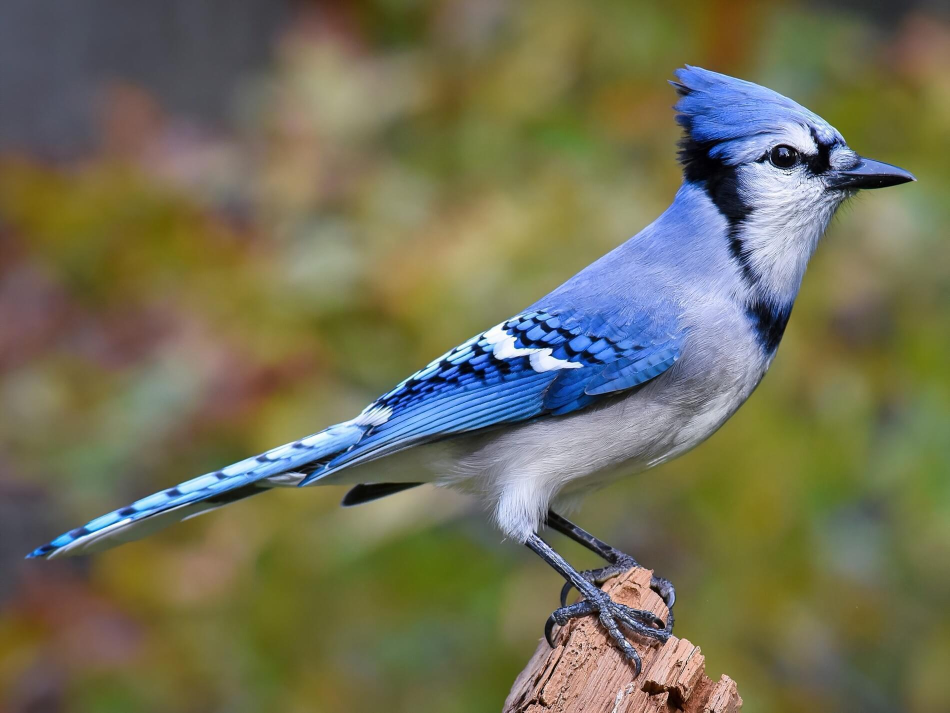
%> input picture Proj 2/rectangle.jpg, 1900 x 1425 px (shown at 1/2 size)
$ octave ImageManipulation_5_1.m   (GNU Octave 9; MATLAB toolbox functions it lacks are replaced by stand-ins)
%> lines starting %> are read from the running program, lines starting %| are printed output that depends on the picture; in (x1, y1, x2, y2) boxes, pixels count from 0 and x2, y2 are one past the last pixel; in counts of white or black regions, pixels touching at a corner belong together; the program's own positions count from 1
%% 5.1.1
% Grayscale

X = imread('rectangle.jpg');
%> X is the input picture: size 1425x1900x3 uint8; mean R, G, B 113.7, 111.6, 86.7
imagesc(X)

X_int = imread('rectangle.jpg');
X_double = double(X_int);
%
% manipulate the image
%

imwrite(uint8(X_double),'rectangle.jpg')
X_gray= X_double(:,:,1)/3.0 + X_double(:,:,2)/3.0 + X_double(:,:,3)/3.0;
imagesc(uint8(X_gray))
colormap('gray')
%% 5.1.2
% Exposure

X_whited = X_gray * 1.5 + 20;
X_whited(X_whited > 255) = 255;
X_whited(X_whited < 0) = 0;

figure;
subplot(1,2,1);
imagesc(X_gray);
colormap('gray');
title('rectangle.jpg');

subplot(1,2,2);
imagesc(X_whited);
colormap('gray');
title('Increased Exposure (rectangle.jpg)');

%% 5.1.3
% Color Change

R = X_double(:,:,1);
G = X_double(:,:,2);
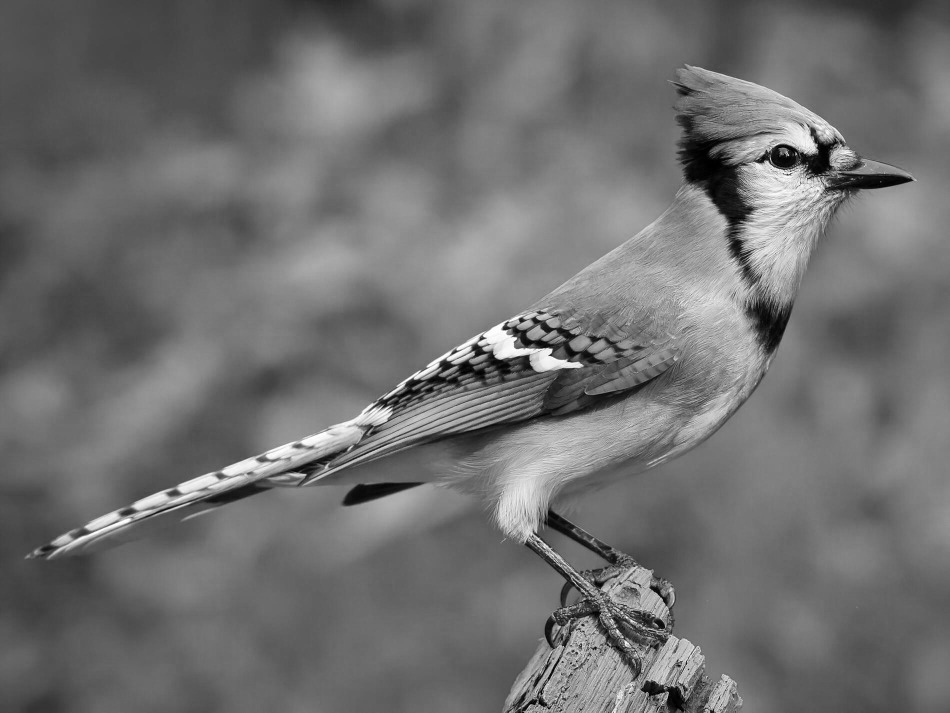
%> G: size 1425x1900 double (shown at 1/2 size); min 0, max 255, mean 111.6
B = X_double(:,:,3);
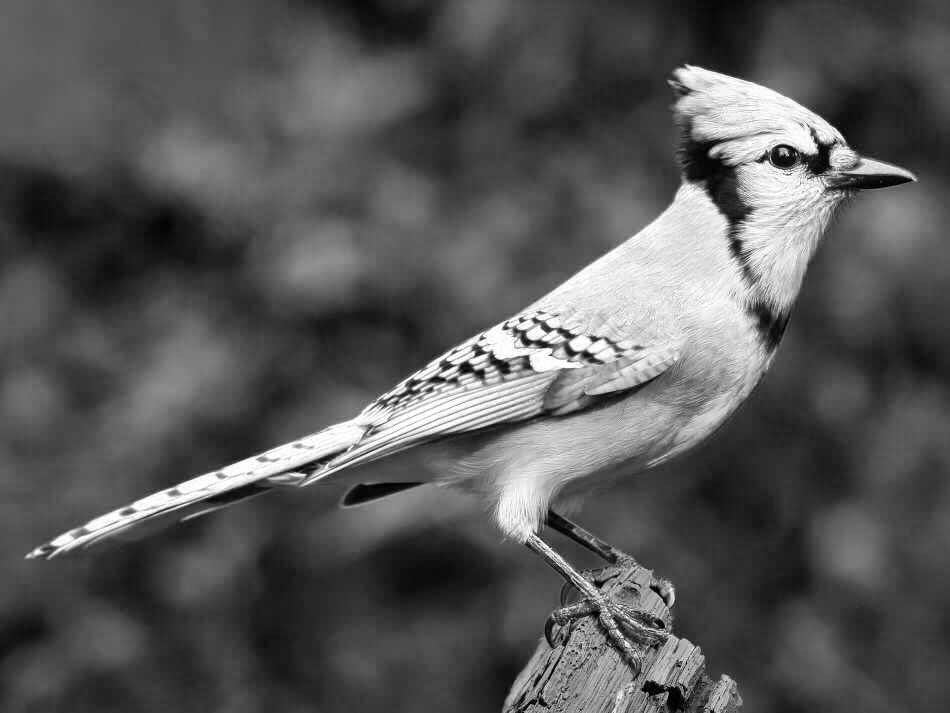
%> B: size 1425x1900 double (shown at 1/2 size); min 0, max 255, mean 86.7

R_new = zeros(size(R));
G_new = G;
B_new = B + 80;
B_new(B_new > 255) = 255;
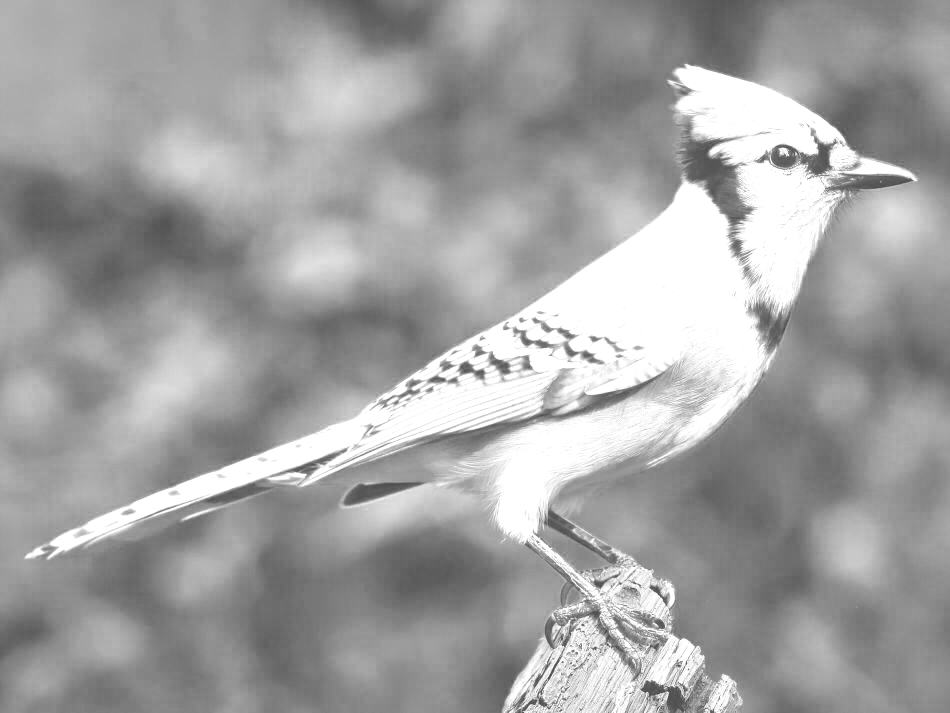
%> B_new: size 1425x1900 double (shown at 1/2 size); min 80, max 255, mean 161.8
B_new(B_new < 0) = 0;
color_modified = uint8(cat(3, R_new, G_new, B_new));
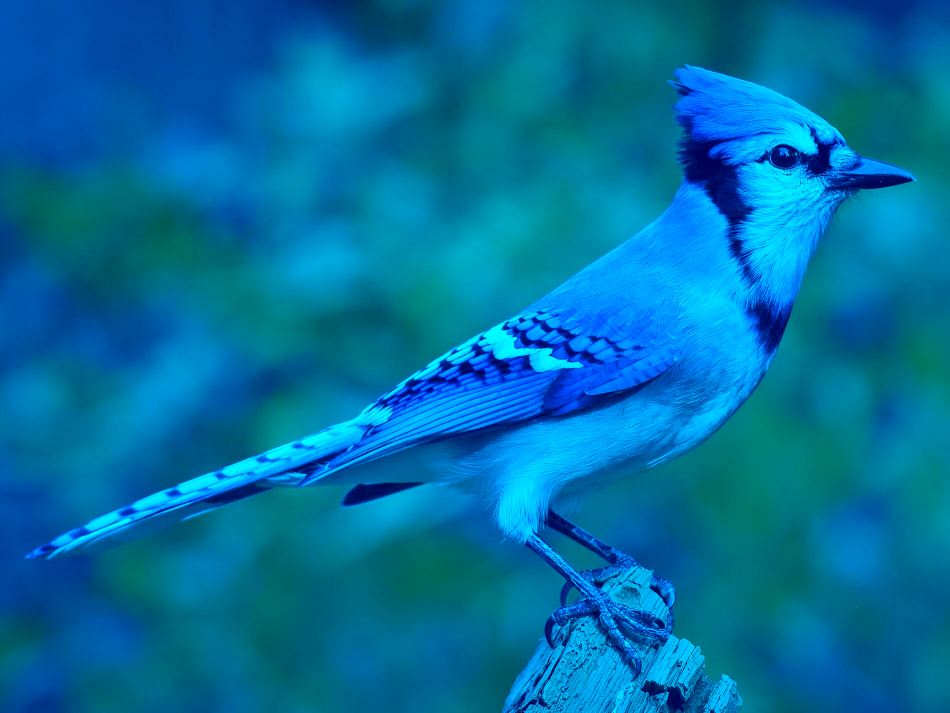
%> color_modified: size 1425x1900x3 uint8 (shown at 1/2 size); mean R, G, B 0, 111.6, 161.8

figure;
subplot(1,2,1);
imagesc(uint8(cat(3, R, G, B)));
title('Original rectangle.jpg');

subplot(1,2,2);
imagesc(color_modified);
title('Modified Colors (No Red, +80 Blue)');

%% 5.1.5
% Horizontal Wrap-Around Shift by 306 pixels

X = imread('rectangle.jpg');
X_double = double(X);

[rows, cols, channels] = size(X_double);
%> rows = 1425; cols = 1900; channels = 3
shift = 306;
H = zeros(cols, cols);
for i = 1:cols-shift
    H(i+shift, i) = 1;
end
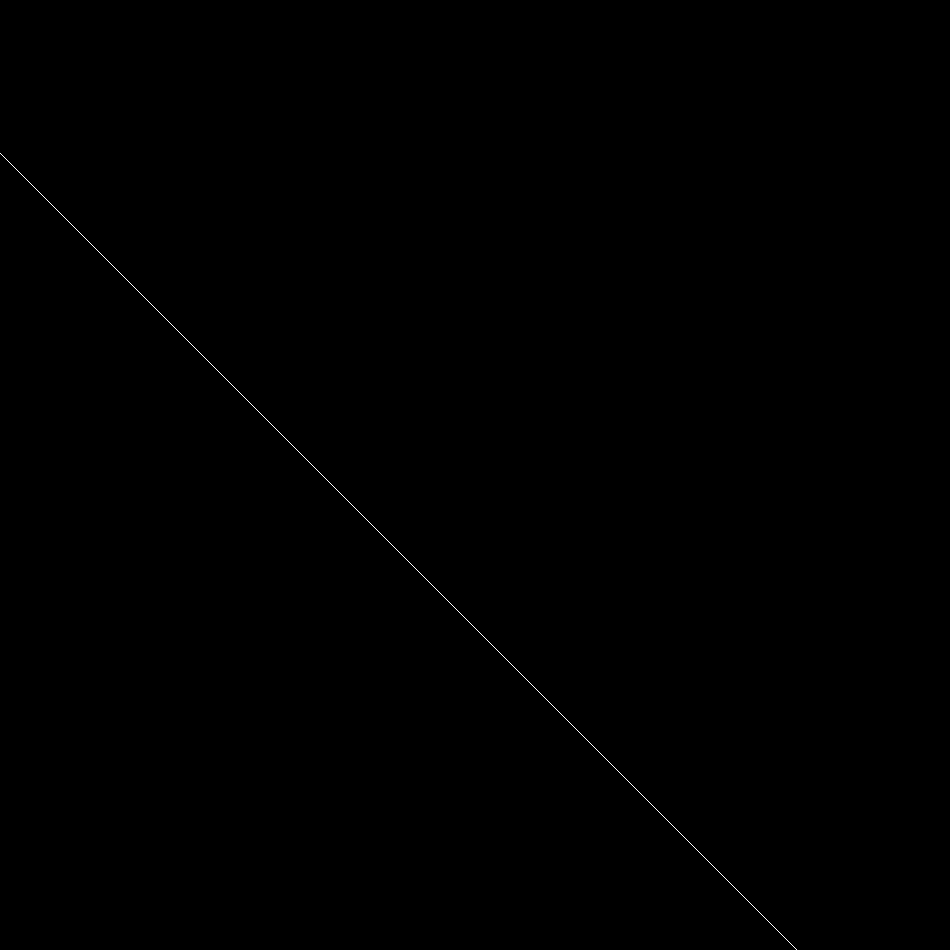
%> H: size 1900x1900 double (shown at 1/2 size); values 0 (black) and 1 (white), 0.04% white in thin lines or dots, all inside (x1, y1, x2, y2) = (0, 306, 1594, 1900)

for i = cols-shift+1:cols
    H(i-(cols-shift), i) = 1;
end
%> H: size 1900x1900 double; values 0 (black) and 1 (white), 0.05% white in thin lines or dots

figure;
spy(H);
title('Circular Horizontal Shift Matrix (H)');
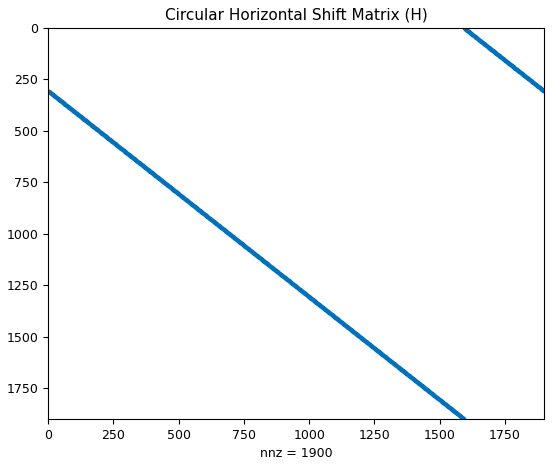
%> figure redrawn from the program's plot data; highest point at x = 1594, y = 1900

X_shifted = zeros(size(X_double));
for c = 1:channels
    X_shifted(:,:,c) = X_double(:,:,c) * H;
end
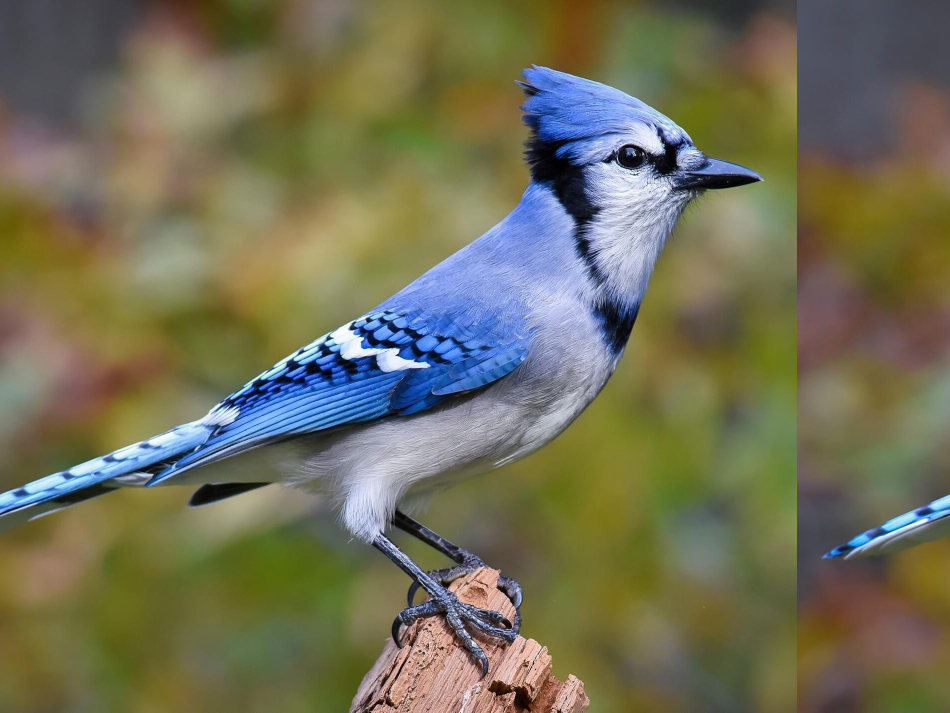
%> X_shifted: size 1425x1900x3 double (shown at 1/2 size); mean R, G, B 113.7, 111.6, 86.7; mean of the top-left, top-right, bottom-left and bottom-right quarters 108.8, 105.1, 104.6, 97.5

figure;
subplot(1,2,1);
imagesc(uint8(X_double));
title('Original rectangle.jpg');
subplot(1,2,2);
imagesc(uint8(X_shifted));
title('Horizontally Shifted (Wrap-Around, 306 pixels right)');
